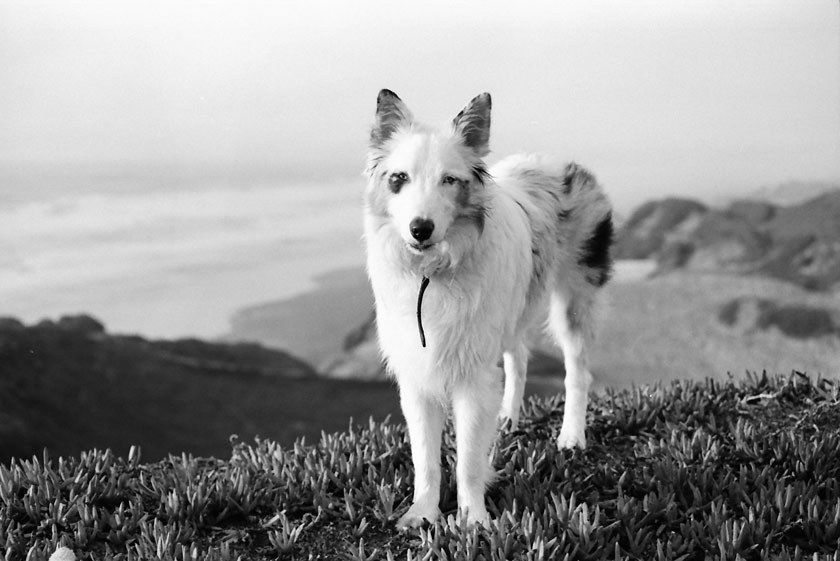
#> input picture dog.jpg, 840 x 561 px
$ python Power-law.py
#> lines starting #> are read from the running program, lines starting #| are printed output that depends on the picture
import numpy as np
from PIL import Image


def readImage(path):
#> called with path = 'dog.jpg'
    image = Image.open(path)
#> image is the input picture: PIL image 840x561 RGB; min 0, max 255, mean 151.8
    image.show()
    return image


def powerLaw(image):
    c = float(input('Enter value of c:'))
#> the answer given: 3
    g = float(input('Enter value of gamma:'))
#> the answer given: 3
    npImage = np.array(image)
    npImage = npImage / 255
    npImage = c * np.power(npImage, g) * 255
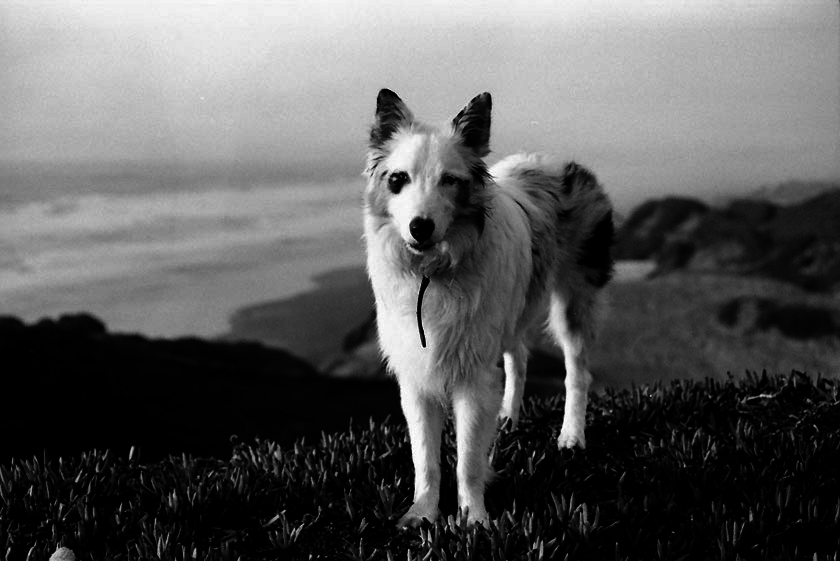
#> npImage: shape (561, 840, 3) float64; min 0, max 765, mean 279.9; drawn with min black and max white
    newImage = Image.fromarray(npImage.astype(np.uint8))
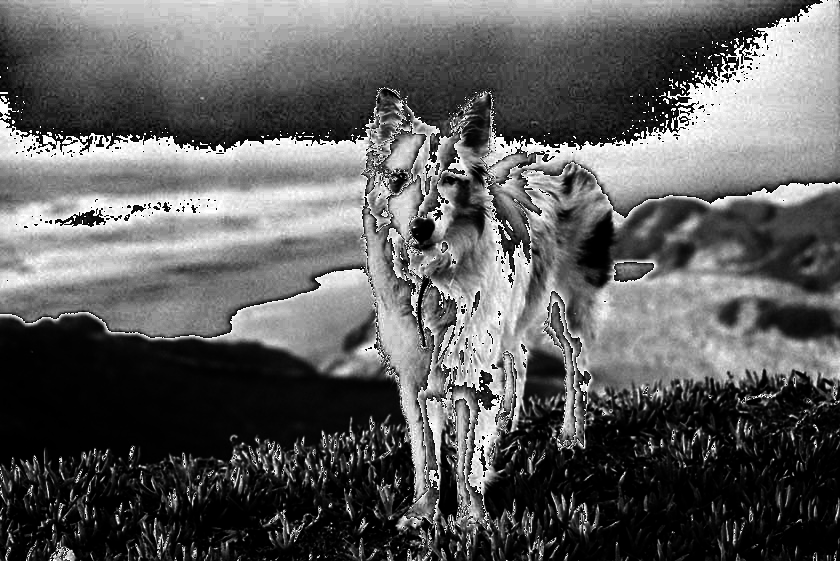
#> newImage: PIL image 840x561 RGB; min 0, max 255, mean 94.3
    newImage.show()


if __name__ == '__main__':
    im = readImage("dog.jpg")
    powerLaw(im)
